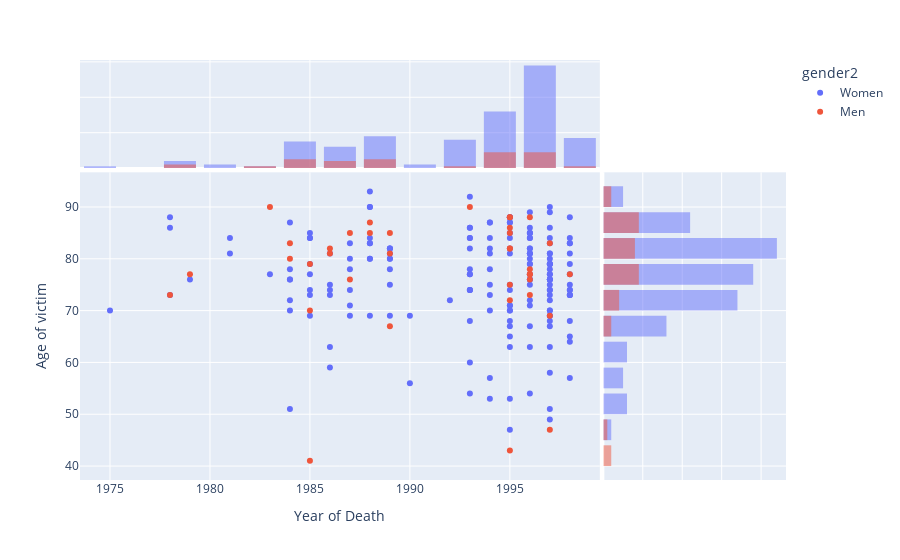

This figure's notebook cell:
### Code cell
fig = px.scatter(df, x="yearOfDeath", y="Age", color=df.gender2, marginal_x="histogram", marginal_y="histogram")

fig.update_layout(
    yaxis_title="Age of victim", 
    xaxis_title="Year of Death", 
    bargap=0.2, # gap between bars of adjacent location coordinates
    bargroupgap=0. # gap between bars of the same location coordinates,
)


fig

### Figure 1 — Plotly figure (JSON) as saved in the notebook; plotly's stock layout.template omitted (floating-point values rounded to 4 significant figures; data arrays with more than 128 entries replaced by an {"elided": "..."} marker saying what was removed)
{"data": [{"hovertemplate": "gender2=Women<br>yearOfDeath=%{x}<br>Age=%{y}<extra></extra>", "legendgroup": "Women", "marker": {"color": "#636efa", "symbol": "circle"}, "mode": "markers", "name": "Women", "orientation": "v", "showlegend": true, "type": "scatter", "x": {"elided": "178 int values"}, "xaxis": "x", "y": {"elided": "178 int values"}, "yaxis": "y"}, {"alignmentgroup": "True", "bingroup": "x", "hovertemplate": "gender2=Women<br>yearOfDeath=%{x}<br>count=%{y}<extra></extra>", "legendgroup": "Women", "marker": {"color": "#636efa"}, "name": "Women", "offsetgroup": "Women", "opacity": 0.5, "showlegend": false, "type": "histogram", "x": {"elided": "178 int values"}, "xaxis": "x3", "yaxis": "y3"}, {"alignmentgroup": "True", "bingroup": "y", "hovertemplate": "gender2=Women<br>Age=%{y}<br>count=%{x}<extra></extra>", "legendgroup": "Women", "marker": {"color": "#636efa"}, "name": "Women", "offsetgroup": "Women", "opacity": 0.5, "showlegend": false, "type": "histogram", "xaxis": "x2", "y": {"elided": "178 int values"}, "yaxis": "y2"}, {"hovertemplate": "gender2=Men<br>yearOfDeath=%{x}<br>Age=%{y}<extra></extra>", "legendgroup": "Men", "marker": {"color": "#EF553B", "symbol": "circle"}, "mode": "markers", "name": "Men", "orientation": "v", "showlegend": true, "type": "scatter", "x": [1978, 1979, 1983, 1984, 1984, 1985, 1985, 1985, 1986, 1986, 1987, 1987, 1988, 1988, 1989, 1989, 1989, 1993, 1995, 1995, 1995, 1995, 1995, 1995, 1995, 1995, 1995, 1996, 1996, 1996, 1996, 1996, 1996, 1997, 1997, 1997, 1998], "xaxis": "x", "y": [73, 77, 90, 83, 80, 41, 70, 79, 81, 82, 76, 85, 85, 87, 81, 67, 85, 90, 88, 82, 86, 85, 82, 72, 88, 43, 75, 88, 77, 77, 76, 78, 73, 47, 69, 83, 77], "yaxis": "y"}, {"alignmentgroup": "True", "bingroup": "x", "hovertemplate": "gender2=Men<br>yearOfDeath=%{x}<br>count=%{y}<extra></extra>", "legendgroup": "Men", "marker": {"color": "#EF553B"}, "name": "Men", "offsetgroup": "Men", "opacity": 0.5, "showlegend": false, "type": "histogram", "x": [1978, 1979, 1983, 1984, 1984, 1985, 1985, 1985, 1986, 1986, 1987, 1987, 1988, 1988, 1989, 1989, 1989, 1993, 1995, 1995, 1995, 1995, 1995, 1995, 1995, 1995, 1995, 1996, 1996, 1996, 1996, 1996, 1996, 1997, 1997, 1997, 1998], "xaxis": "x3", "yaxis": "y3"}, {"alignmentgroup": "True", "bingroup": "y", "hovertemplate": "gender2=Men<br>Age=%{y}<br>count=%{x}<extra></extra>", "legendgroup": "Men", "marker": {"color": "#EF553B"}, "name": "Men", "offsetgroup": "Men", "opacity": 0.5, "showlegend": false, "type": "histogram", "xaxis": "x2", "y": [73, 77, 90, 83, 80, 41, 70, 79, 81, 82, 76, 85, 85, 87, 81, 67, 85, 90, 88, 82, 86, 85, 82, 72, 88, 43, 75, 88, 77, 77, 76, 78, 73, 47, 69, 83, 77], "yaxis": "y2"}], "layout": {"bargap": 0.2, "bargroupgap": 0, "barmode": "overlay", "legend": {"title": {"text": "gender2"}, "tracegroupgap": 0}, "margin": {"t": 60}, "xaxis": {"anchor": "y", "domain": [0, 0.7363], "title": {"text": "Year of Death"}}, "xaxis2": {"anchor": "y2", "domain": [0.7413, 1], "matches": "x2", "showgrid": true, "showline": false, "showticklabels": false, "ticks": ""}, "xaxis3": {"anchor": "y3", "domain": [0, 0.7363], "matches": "x", "showgrid": true, "showticklabels": false}, "xaxis4": {"anchor": "y4", "domain": [0.7413, 1], "matches": "x2", "showgrid": true, "showline": false, "showticklabels": false, "ticks": ""}, "yaxis": {"anchor": "x", "domain": [0, 0.7326], "title": {"text": "Age of victim"}}, "yaxis2": {"anchor": "x2", "domain": [0, 0.7326], "matches": "y", "showgrid": true, "showticklabels": false}, "yaxis3": {"anchor": "x3", "domain": [0.7426, 1], "matches": "y3", "showgrid": true, "showline": false, "showticklabels": false, "ticks": ""}, "yaxis4": {"anchor": "x4", "domain": [0.7426, 1], "matches": "y3", "showgrid": true, "showline": false, "showticklabels": false, "ticks": ""}}}
